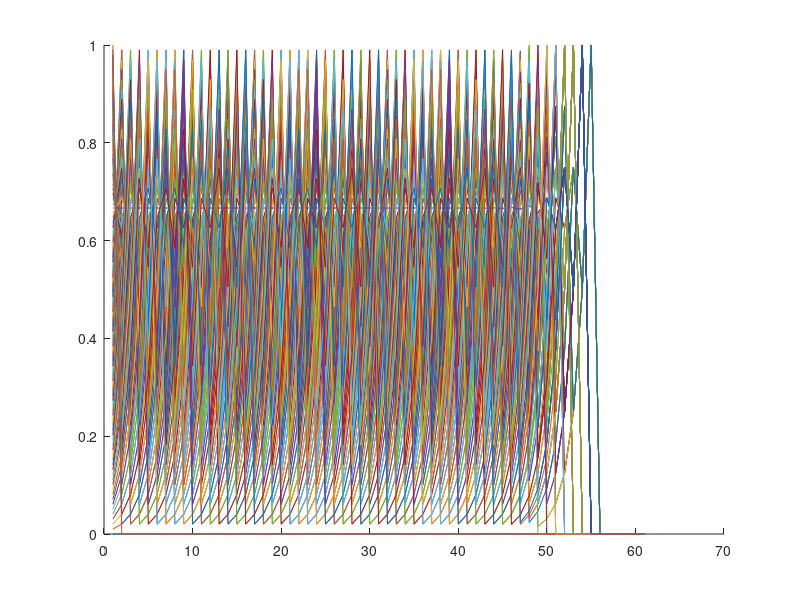

Here is the MATLAB script that generated this plot:
clear; close all;
n=100;steps=60;
f=@(x)1-2*abs(x-1/2);
x0=linspace(0,1,n);
X=x0;
for i=1:steps
    x0=f(x0);
    X=[X;x0];
end
figure
hold on
for i=1:n
    plot(1:steps+1,X(:,i))
end
